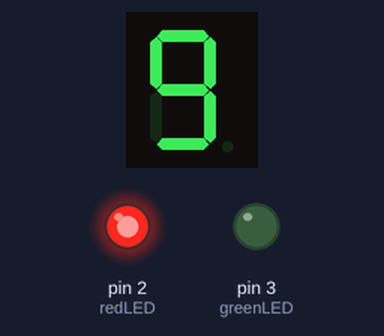
The sketch below on a simulated Arduino Uno, built with avr-gcc and run on an emulated ATmega328P. Shown: 1-digit seven-segment display, output pins drawn as LEDs (lit = HIGH). Wiring (inferred from the names in the program): 1-digit 7-segment display, segments lit when HIGH: segments pin 7, pin 6, pin 4, pin 11, pin 10, pin 8, pin 9, pin 5. The segment pins are drawn as the display they are named for; pins used as bus, display or sensor lines are not drawn.

Above: at 0.1 s.
At 4.1 s:
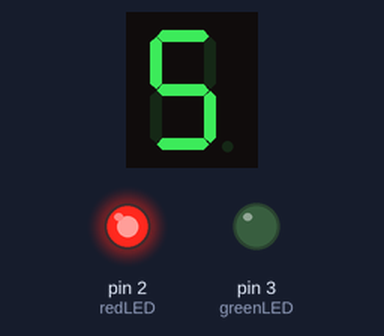
At 8.1 s:
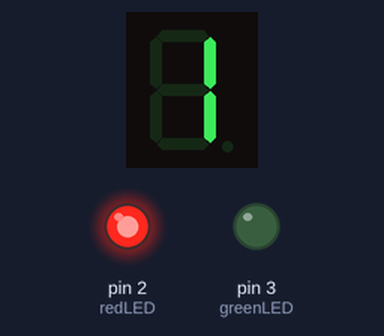
At 17.1 s:
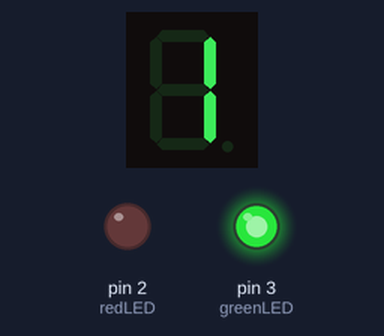
Timing chart, 0 to 37.5 s (numbered marks = the images above):
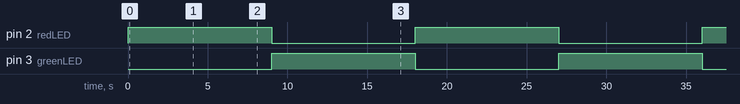

The sketch:

traffic_light_2.ino
```cpp
// RGB module pins (no resistors needed)
// to make this make curcuit of lesson 7 and use rgb led r is pin 2 and green pin 3
const int redLED = 2;
const int greenLED = 3;

// Declare current LED color: true = red, false = green
bool ledRed = true;

// 7-segment functions (from your PDF)
int a=7, b=6, c=4, d=11, e=10, f=8, g=9, dp=5;

void digital_0(){ digitalWrite(a,HIGH); digitalWrite(b,HIGH); digitalWrite(c,HIGH); digitalWrite(d,HIGH); digitalWrite(e,HIGH); digitalWrite(f,HIGH); digitalWrite(g,LOW); digitalWrite(dp,LOW);}
void digital_1(){ digitalWrite(a,LOW); digitalWrite(b,HIGH); digitalWrite(c,HIGH); digitalWrite(d,LOW); digitalWrite(e,LOW); digitalWrite(f,LOW); digitalWrite(g,LOW); digitalWrite(dp,LOW);}
void digital_2(){ digitalWrite(a,HIGH); digitalWrite(b,HIGH); digitalWrite(c,LOW); digitalWrite(d,HIGH); digitalWrite(e,HIGH); digitalWrite(f,LOW); digitalWrite(g,HIGH); digitalWrite(dp,LOW);}
void digital_3(){ digitalWrite(a,HIGH); digitalWrite(b,HIGH); digitalWrite(c,HIGH); digitalWrite(d,HIGH); digitalWrite(e,LOW); digitalWrite(f,LOW); digitalWrite(g,HIGH); digitalWrite(dp,LOW);}
void digital_4(){ digitalWrite(a,LOW); digitalWrite(b,HIGH); digitalWrite(c,HIGH); digitalWrite(d,LOW); digitalWrite(e,LOW); digitalWrite(f,HIGH); digitalWrite(g,HIGH); digitalWrite(dp,LOW);}
void digital_5(){ digitalWrite(a,HIGH); digitalWrite(b,LOW); digitalWrite(c,HIGH); digitalWrite(d,HIGH); digitalWrite(e,LOW); digitalWrite(f,HIGH); digitalWrite(g,HIGH); digitalWrite(dp,LOW);}
void digital_6(){ digitalWrite(a,HIGH); digitalWrite(b,LOW);  digitalWrite(c,HIGH); digitalWrite(d,HIGH); digitalWrite(e,HIGH); digitalWrite(f,HIGH); digitalWrite(g,HIGH); digitalWrite(dp,LOW);}
void digital_7(){ digitalWrite(a,HIGH); digitalWrite(b,HIGH);  digitalWrite(c,HIGH);  digitalWrite(d,LOW); digitalWrite(e,LOW); digitalWrite(f,LOW); digitalWrite(g,LOW); digitalWrite(dp,LOW);}
void digital_8(){ digitalWrite(a,HIGH); digitalWrite(b,HIGH); digitalWrite(c,HIGH); digitalWrite(d,HIGH); digitalWrite(e,HIGH); digitalWrite(f,HIGH); digitalWrite(g,HIGH); digitalWrite(dp,LOW);}
void digital_9(){ digitalWrite(a,HIGH); digitalWrite(b,HIGH); digitalWrite(c,HIGH); digitalWrite(d,HIGH); digitalWrite(e,LOW); digitalWrite(f,HIGH); digitalWrite(g,HIGH); digitalWrite(dp,LOW);}

void setup() {
  // 7-segment pins as output
  int pins[] = {a,b,c,d,e,f,g,dp};
  for(int i=0;i<8;i++){
    pinMode(pins[i], OUTPUT);
  }

  // RGB module pins
  pinMode(redLED, OUTPUT);
  pinMode(greenLED, OUTPUT);

  // Start with red LED
  digitalWrite(redLED, HIGH);
  digitalWrite(greenLED, LOW);
}

void loop() {
  // Countdown 9 → 1
  for(int i=9; i>=1; i--){
    switch(i){
      case 1: digital_1(); break;
      case 2: digital_2(); break;
      case 3: digital_3(); break;
      case 4: digital_4(); break;
      case 5: digital_5(); break;
      case 6: digital_6(); break;
      case 7: digital_7(); break;
      case 8: digital_8(); break;
      case 9: digital_9(); break;
    }

    delay(1000); // 1 second per number

    // When reaching 1, toggle LED for next countdown
    if(i==1){
      if(ledRed){
        digitalWrite(redLED, LOW);
        digitalWrite(greenLED, HIGH);
        ledRed = false;
      } else {
        digitalWrite(greenLED, LOW);
        digitalWrite(redLED, HIGH);
        ledRed = true;
      }
    }
  }
}
```

Measured:
- by itself, pin 2 (redLED), pin 3 (greenLED): alternates HIGH for 9.0 s and LOW for 9.0 s
- by itself, everything shown: repeats every 18.0 s, in 20 steps
- what the display in image 1 shows lasts 1.0 s, from 4.0 s to 5.0 s
